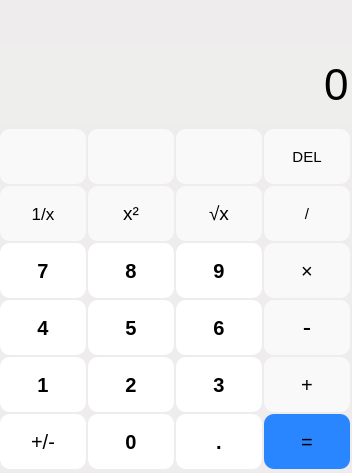
<?xml version="1.0" encoding="UTF-8"?>
<ui version="4.0">
 <class>CalcClass</class>
 <widget class="QWidget" name="CalcClass">
  <property name="geometry">
   <rect>
    <x>0</x>
    <y>0</y>
    <width>352</width>
    <height>473</height>
   </rect>
  </property>
  <property name="minimumSize">
   <size>
    <width>352</width>
    <height>473</height>
   </size>
  </property>
  <property name="maximumSize">
   <size>
    <width>352</width>
    <height>473</height>
   </size>
  </property>
  <property name="windowTitle">
   <string>Calc</string>
  </property>
  <property name="styleSheet">
   <string notr="true">*
{
	border:none;
	background-color: rgb(238,236,236);
}

QPushButton
{
	background-color: rgb(249,249,249);
	border-radius: 10px;
}

QPushButton:hover
{
	background-color: rgb(221,223,221);
}

QPushButton#num0,#num1,#num2,#num3,#num4,#num5,#num6,#num7,#num8,#num9,#num_,#sign
{
	background-color: rgb(255,255,255);
}

QPushButton#num0:hover,#num1:hover,#num2:hover,#num3:hover,#num4:hover,#num5:hover,#num6:hover,#num7:hover,#num8:hover,#num9:hover,#num_:hover,#sign:hover
{
	background-color: rgb(221,223,221);
}

QLineEdit
{
	qproperty-alignment:AlignRight;
}
</string>
  </property>
  <layout class="QVBoxLayout" name="verticalLayout">
   <property name="spacing">
    <number>0</number>
   </property>
   <property name="leftMargin">
    <number>0</number>
   </property>
   <property name="topMargin">
    <number>2</number>
   </property>
   <property name="rightMargin">
    <number>0</number>
   </property>
   <property name="bottomMargin">
    <number>0</number>
   </property>
   <item>
    <widget class="QLineEdit" name="expLineEdit">
     <property name="minimumSize">
      <size>
       <width>0</width>
       <height>35</height>
      </size>
     </property>
     <property name="maximumSize">
      <size>
       <width>16777215</width>
       <height>35</height>
      </size>
     </property>
     <property name="font">
      <font>
       <pointsize>12</pointsize>
      </font>
     </property>
     <property name="readOnly">
      <bool>true</bool>
     </property>
    </widget>
   </item>
   <item>
    <widget class="QLineEdit" name="LineEdit">
     <property name="minimumSize">
      <size>
       <width>0</width>
       <height>80</height>
      </size>
     </property>
     <property name="font">
      <font>
       <pointsize>33</pointsize>
       <bold>false</bold>
      </font>
     </property>
     <property name="styleSheet">
      <string notr="true">background-color: rgb(238,238,236);</string>
     </property>
     <property name="text">
      <string>0</string>
     </property>
     <property name="alignment">
      <set>Qt::AlignRight</set>
     </property>
     <property name="readOnly">
      <bool>true</bool>
     </property>
    </widget>
   </item>
   <item>
    <layout class="QGridLayout" name="gridLayout">
     <property name="leftMargin">
      <number>0</number>
     </property>
     <property name="spacing">
      <number>2</number>
     </property>
     <item row="1" column="3">
      <widget class="QPushButton" name="btnDiv">
       <property name="minimumSize">
        <size>
         <width>86</width>
         <height>55</height>
        </size>
       </property>
       <property name="maximumSize">
        <size>
         <width>86</width>
         <height>54</height>
        </size>
       </property>
       <property name="font">
        <font>
         <pointsize>11</pointsize>
         <bold>false</bold>
        </font>
       </property>
       <property name="text">
        <string>/</string>
       </property>
      </widget>
     </item>
     <item row="2" column="0">
      <widget class="QPushButton" name="num7">
       <property name="minimumSize">
        <size>
         <width>86</width>
         <height>55</height>
        </size>
       </property>
       <property name="maximumSize">
        <size>
         <width>86</width>
         <height>54</height>
        </size>
       </property>
       <property name="font">
        <font>
         <pointsize>15</pointsize>
         <bold>true</bold>
        </font>
       </property>
       <property name="text">
        <string>7</string>
       </property>
      </widget>
     </item>
     <item row="3" column="0">
      <widget class="QPushButton" name="num4">
       <property name="minimumSize">
        <size>
         <width>86</width>
         <height>55</height>
        </size>
       </property>
       <property name="maximumSize">
        <size>
         <width>86</width>
         <height>54</height>
        </size>
       </property>
       <property name="font">
        <font>
         <pointsize>15</pointsize>
         <bold>true</bold>
        </font>
       </property>
       <property name="text">
        <string>4</string>
       </property>
      </widget>
     </item>
     <item row="0" column="2">
      <widget class="QPushButton" name="btnCE">
       <property name="minimumSize">
        <size>
         <width>86</width>
         <height>55</height>
        </size>
       </property>
       <property name="maximumSize">
        <size>
         <width>86</width>
         <height>54</height>
        </size>
       </property>
       <property name="font">
        <font>
         <pointsize>11</pointsize>
        </font>
       </property>
       <property name="text">
        <string/>
       </property>
       <property name="iconSize">
        <size>
         <width>16</width>
         <height>16</height>
        </size>
       </property>
      </widget>
     </item>
     <item row="0" column="3">
      <widget class="QPushButton" name="btnDEL">
       <property name="minimumSize">
        <size>
         <width>86</width>
         <height>55</height>
        </size>
       </property>
       <property name="maximumSize">
        <size>
         <width>86</width>
         <height>54</height>
        </size>
       </property>
       <property name="font">
        <font>
         <pointsize>11</pointsize>
        </font>
       </property>
       <property name="text">
        <string>DEL</string>
       </property>
      </widget>
     </item>
     <item row="4" column="0">
      <widget class="QPushButton" name="num1">
       <property name="minimumSize">
        <size>
         <width>86</width>
         <height>55</height>
        </size>
       </property>
       <property name="maximumSize">
        <size>
         <width>86</width>
         <height>54</height>
        </size>
       </property>
       <property name="font">
        <font>
         <pointsize>15</pointsize>
         <bold>true</bold>
        </font>
       </property>
       <property name="text">
        <string>1</string>
       </property>
      </widget>
     </item>
     <item row="3" column="3">
      <widget class="QPushButton" name="btnSub">
       <property name="minimumSize">
        <size>
         <width>86</width>
         <height>55</height>
        </size>
       </property>
       <property name="maximumSize">
        <size>
         <width>86</width>
         <height>54</height>
        </size>
       </property>
       <property name="font">
        <font>
         <pointsize>19</pointsize>
        </font>
       </property>
       <property name="text">
        <string>-</string>
       </property>
      </widget>
     </item>
     <item row="4" column="1">
      <widget class="QPushButton" name="num2">
       <property name="minimumSize">
        <size>
         <width>86</width>
         <height>55</height>
        </size>
       </property>
       <property name="maximumSize">
        <size>
         <width>86</width>
         <height>54</height>
        </size>
       </property>
       <property name="font">
        <font>
         <pointsize>15</pointsize>
         <bold>true</bold>
        </font>
       </property>
       <property name="text">
        <string>2</string>
       </property>
      </widget>
     </item>
     <item row="3" column="1">
      <widget class="QPushButton" name="num5">
       <property name="minimumSize">
        <size>
         <width>86</width>
         <height>55</height>
        </size>
       </property>
       <property name="maximumSize">
        <size>
         <width>86</width>
         <height>54</height>
        </size>
       </property>
       <property name="font">
        <font>
         <pointsize>15</pointsize>
         <bold>true</bold>
        </font>
       </property>
       <property name="text">
        <string>5</string>
       </property>
      </widget>
     </item>
     <item row="1" column="1">
      <widget class="QPushButton" name="btnP">
       <property name="minimumSize">
        <size>
         <width>86</width>
         <height>55</height>
        </size>
       </property>
       <property name="maximumSize">
        <size>
         <width>86</width>
         <height>54</height>
        </size>
       </property>
       <property name="font">
        <font>
         <pointsize>14</pointsize>
        </font>
       </property>
       <property name="text">
        <string>x²</string>
       </property>
      </widget>
     </item>
     <item row="5" column="1">
      <widget class="QPushButton" name="num0">
       <property name="minimumSize">
        <size>
         <width>86</width>
         <height>55</height>
        </size>
       </property>
       <property name="maximumSize">
        <size>
         <width>86</width>
         <height>54</height>
        </size>
       </property>
       <property name="font">
        <font>
         <pointsize>15</pointsize>
         <bold>true</bold>
        </font>
       </property>
       <property name="text">
        <string>0</string>
       </property>
      </widget>
     </item>
     <item row="2" column="1">
      <widget class="QPushButton" name="num8">
       <property name="minimumSize">
        <size>
         <width>86</width>
         <height>55</height>
        </size>
       </property>
       <property name="maximumSize">
        <size>
         <width>86</width>
         <height>54</height>
        </size>
       </property>
       <property name="font">
        <font>
         <pointsize>15</pointsize>
         <bold>true</bold>
        </font>
       </property>
       <property name="text">
        <string>8</string>
       </property>
      </widget>
     </item>
     <item row="2" column="2">
      <widget class="QPushButton" name="num9">
       <property name="minimumSize">
        <size>
         <width>86</width>
         <height>55</height>
        </size>
       </property>
       <property name="maximumSize">
        <size>
         <width>86</width>
         <height>54</height>
        </size>
       </property>
       <property name="font">
        <font>
         <pointsize>15</pointsize>
         <bold>true</bold>
        </font>
       </property>
       <property name="text">
        <string>9</string>
       </property>
      </widget>
     </item>
     <item row="3" column="2">
      <widget class="QPushButton" name="num6">
       <property name="minimumSize">
        <size>
         <width>86</width>
         <height>55</height>
        </size>
       </property>
       <property name="maximumSize">
        <size>
         <width>86</width>
         <height>54</height>
        </size>
       </property>
       <property name="font">
        <font>
         <pointsize>15</pointsize>
         <bold>true</bold>
        </font>
       </property>
       <property name="text">
        <string>6</string>
       </property>
      </widget>
     </item>
     <item row="0" column="1">
      <widget class="QPushButton" name="btnRbk">
       <property name="minimumSize">
        <size>
         <width>86</width>
         <height>55</height>
        </size>
       </property>
       <property name="maximumSize">
        <size>
         <width>86</width>
         <height>54</height>
        </size>
       </property>
       <property name="font">
        <font>
         <pointsize>11</pointsize>
        </font>
       </property>
       <property name="text">
        <string/>
       </property>
      </widget>
     </item>
     <item row="2" column="3">
      <widget class="QPushButton" name="btnMu">
       <property name="minimumSize">
        <size>
         <width>86</width>
         <height>55</height>
        </size>
       </property>
       <property name="maximumSize">
        <size>
         <width>86</width>
         <height>54</height>
        </size>
       </property>
       <property name="font">
        <font>
         <pointsize>15</pointsize>
        </font>
       </property>
       <property name="text">
        <string>×</string>
       </property>
      </widget>
     </item>
     <item row="4" column="3">
      <widget class="QPushButton" name="btnAdd">
       <property name="minimumSize">
        <size>
         <width>86</width>
         <height>55</height>
        </size>
       </property>
       <property name="maximumSize">
        <size>
         <width>86</width>
         <height>54</height>
        </size>
       </property>
       <property name="font">
        <font>
         <pointsize>15</pointsize>
        </font>
       </property>
       <property name="text">
        <string>+</string>
       </property>
      </widget>
     </item>
     <item row="5" column="2">
      <widget class="QPushButton" name="num_">
       <property name="minimumSize">
        <size>
         <width>86</width>
         <height>55</height>
        </size>
       </property>
       <property name="maximumSize">
        <size>
         <width>86</width>
         <height>54</height>
        </size>
       </property>
       <property name="font">
        <font>
         <pointsize>15</pointsize>
         <bold>true</bold>
        </font>
       </property>
       <property name="text">
        <string>.</string>
       </property>
      </widget>
     </item>
     <item row="1" column="0">
      <widget class="QPushButton" name="btnF">
       <property name="minimumSize">
        <size>
         <width>86</width>
         <height>55</height>
        </size>
       </property>
       <property name="maximumSize">
        <size>
         <width>86</width>
         <height>54</height>
        </size>
       </property>
       <property name="font">
        <font>
         <pointsize>13</pointsize>
        </font>
       </property>
       <property name="text">
        <string>1/x</string>
       </property>
      </widget>
     </item>
     <item row="1" column="2">
      <widget class="QPushButton" name="btnS">
       <property name="minimumSize">
        <size>
         <width>86</width>
         <height>55</height>
        </size>
       </property>
       <property name="maximumSize">
        <size>
         <width>86</width>
         <height>54</height>
        </size>
       </property>
       <property name="font">
        <font>
         <pointsize>14</pointsize>
        </font>
       </property>
       <property name="text">
        <string>√x</string>
       </property>
      </widget>
     </item>
     <item row="5" column="3">
      <widget class="QPushButton" name="numB">
       <property name="minimumSize">
        <size>
         <width>86</width>
         <height>55</height>
        </size>
       </property>
       <property name="maximumSize">
        <size>
         <width>86</width>
         <height>54</height>
        </size>
       </property>
       <property name="font">
        <font>
         <pointsize>15</pointsize>
        </font>
       </property>
       <property name="styleSheet">
        <string notr="true">background-color: rgb(41, 134, 255);
hover: rgb(0, 85, 255);</string>
       </property>
       <property name="text">
        <string>=</string>
       </property>
      </widget>
     </item>
     <item row="4" column="2">
      <widget class="QPushButton" name="num3">
       <property name="minimumSize">
        <size>
         <width>86</width>
         <height>55</height>
        </size>
       </property>
       <property name="maximumSize">
        <size>
         <width>86</width>
         <height>54</height>
        </size>
       </property>
       <property name="font">
        <font>
         <pointsize>15</pointsize>
         <bold>true</bold>
        </font>
       </property>
       <property name="text">
        <string>3</string>
       </property>
      </widget>
     </item>
     <item row="5" column="0">
      <widget class="QPushButton" name="sign">
       <property name="minimumSize">
        <size>
         <width>86</width>
         <height>55</height>
        </size>
       </property>
       <property name="maximumSize">
        <size>
         <width>86</width>
         <height>54</height>
        </size>
       </property>
       <property name="font">
        <font>
         <pointsize>15</pointsize>
         <bold>false</bold>
        </font>
       </property>
       <property name="text">
        <string>+/-</string>
       </property>
      </widget>
     </item>
     <item row="0" column="0">
      <widget class="QPushButton" name="btnLbk">
       <property name="minimumSize">
        <size>
         <width>86</width>
         <height>55</height>
        </size>
       </property>
       <property name="maximumSize">
        <size>
         <width>86</width>
         <height>54</height>
        </size>
       </property>
       <property name="font">
        <font>
         <pointsize>11</pointsize>
         <bold>false</bold>
        </font>
       </property>
       <property name="text">
        <string/>
       </property>
      </widget>
     </item>
    </layout>
   </item>
  </layout>
 </widget>
 <layoutdefault spacing="6" margin="11"/>
 <resources>
  <include location="Calc.qrc"/>
 </resources>
 <connections/>
</ui>
